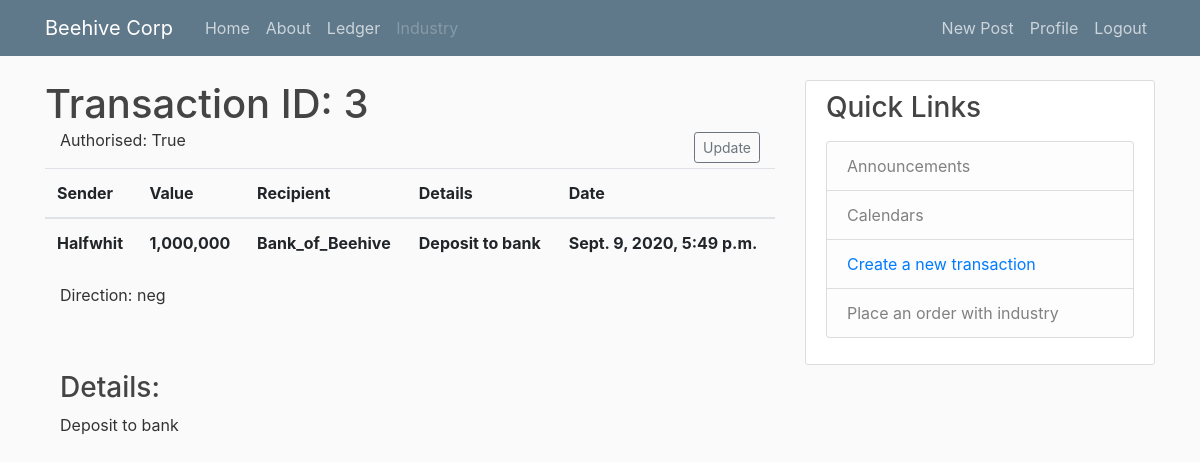
The app's page /transaction/3/ (signed in) with its own data.
### market/models.py (models this page shows, shortened)
class Transaction(models.Model):
    DIRECTION_CHOICES = [
        ('Recieving', 'Recieving Bee Bonds'),
        ('Spending', 'Spending Bee Bonds')
    ]
    direction = models.CharField(max_length=25, choices=DIRECTION_CHOICES, default='Spending')
    value = models.BigIntegerField(help_text="Value of transaction in ISK/Bee Bonds")
    description = models.CharField(max_length=100, help_text="Deposit, Withdrawal, Exchange, ect.")
    details = models.TextField(blank=True, help_text="List of items, details of transaction. Please provide prices where possible.")
    sender = models.ForeignKey(User, on_delete=models.CASCADE, related_name='+')
    recipient = models.ForeignKey(User, on_delete=models.CASCADE, default=get_bank, related_name='+')
    date = models.DateTimeField(default=timezone.now)
    authorised = models.BooleanField(default=False)

### market/views.py (the view)
# urls.py: path('transaction/<int:pk>/', TransactionDetailView.as_view(), name='transaction-detail'),
class TransactionDetailView(LoginRequiredMixin, DetailView):
    model = Transaction

### market/templates/market/transaction_detail.html
{% extends "market/base.html" %}
{% load humanize %}
{% block content %}
    <h1 class="mb-0">Transaction ID: {{ object.id }}</h1>
    <div class="container-fluid">
        <p class="float-left">Authorised: {{ object.authorised }}</p>
        {% if perms.market.change_transaction %}
        <a class="btn btn-outline-secondary btn-sm mt-1 mb-1 float-right" href="{% url 'transaction-update' object.id%}">Update</a>
        {% endif %}
    </div>
    <table class="table table-hover mt-2">
        <thead>
            <tr>
                <th scope="col">Sender</th>
                <th scope="col">Value</th>
                <th scope="col">Recipient</th>
                <th scope="col">Details</th>
                <th scope="col">Date</th>
            </tr>
        </thead>
        <tbody>
            <tr>
                <th scope="row">{{ object.sender }}</a></th>
                <th>{{ object.value|intcomma }}</th>
                <th>{{ object.recipient }}</th>
                <th>{{ object.details }}</th>
                <th>{{ object.date }}</th>
            </tr>
    </table>
    <div class="container">
    <p>Direction: {{ object.direction }}</p><br></br>
        <h3>Details:</h3>
        <p>{{ object.details }}</p>
    </div>
{% endblock content %}

### market/static/market/main.css (style rules this page uses)
body { background: #fafafa; color: #333333; margin-top: 5rem; }
h1, h2, h3, h4, h5, h6 { color: #444444; }

### records on screen
Transaction: id "3", authorised "True", sender "Halfwhit", value "1,000,000", recipient "Bank_of_Beehive", details "Deposit to bank", date "Sept. 9, 2020, 5:49 p.m.", direction "neg"
